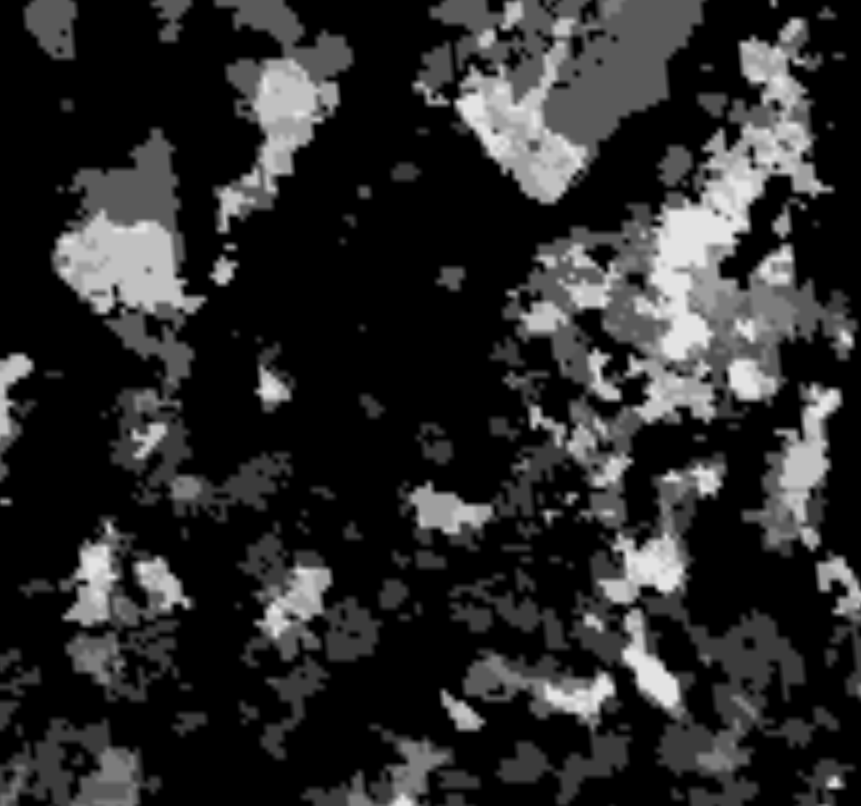
#> input picture data/sample/fire_history.tif, 1722 x 1611 px (shown at 1/2 size)
$ python -i layers_transparent.py   (imports and definitions only)
#> lines starting #> are read from the running program, lines starting #| are printed output that depends on the picture
### viz/aoi_3d_degradation/render.py
#!/usr/bin/env python3
"""Off-screen 3D flyover frames for the dam-site AOI degradation sequence (v4).

Scene: Copernicus DEM (NISAR-supplied, WGS84 ellipsoid heights, relative relief only)
as a textured StructuredGrid in a local km frame with a constant vertical
exaggeration (VEXAG). The texture carries, and only carries:

1. a hillshaded forest-green base (one colour, reads as intact peat forest; no land-cover classes);
2. PRE-EXISTING DEGRADED PEAT as of each year in one muted red, as observed by
   satellites (never inferred from canals): the whole box is peat (PeatGrids
   >= 50 cm) AND Landsat NBR < 0.45 in any composite strictly before the year,
   OR a FIRMS fire footprint in any earlier year, OR the radar-verified sinking
   zone from 2018 (Tay et al. 2025 ALOS-2 rate < VERIFIED_RATE_MMYR, cleaned by
   a binary opening and closing of about 5 cells, blobs under VERIFIED_MIN_CELLS
   dropped); opened with a 3-cell diamond. The red grows through the sequence
   and every flame lands on red (degraded before it burned) or on grey. The
   radar-verified subset is additionally outlined by a dashed cyan line mesh
   lifted above the terrain. A headline under the year gives the share of the
   year's fire that fell on pre-existing degraded peat;
3. black char where the ground burned in an earlier FIRMS year, darker for more
   fire years (build_char), accumulating through the sequence;
4. this year's FIRMS fire: the fine detection density is gated (no flame below
   FLAME_FLOOR_PER_KM2, full flame at FLAME_FULL_PER_KM2) and drives a separate
   translucent flame mesh, z = terrain + FLAME_H * alpha * flicker(tick), coloured
   yellow-orange-red, with a grey-blue smoke mesh above the cores drifting
   north-west; the coarse fused field is baked into the texture only as a low
   ground glow (GROUND_GLOW_STRENGTH);
5. OSM rivers in thin blue; dam sites as white spheres with a dark rim (no
   canals are drawn);
6. for the 2026 segment only, the Planet NICFI September 2026 mosaic replaces
   the green base (hillshade at half strength, red at alpha 0.40), reached by a
   12-frame dissolve from the green 2024 frame.

flicker is a seeded low-frequency noise field that crawls and oscillates 0.7 to
1.3 per frame (tick), so the flames rise, fall and move at 12 fps. From 2018 the
modelled lowering (Tay rate) is applied to z with a further SINK_EXAG (geometry
only, no tint).

Nothing in this scene is a hydrological gradient: the DEM cannot resolve the
peat-dome drainage direction (see memory note project_dem_peat_gradient_unusable).
The canal-proximity (inferred) degradation criterion is deliberately not drawn:
nothing on screen calls an inferred area verified.

Usage (v4 schedule, slide mode, all years, 7 processes):
  .venv/bin/python3 deliverables/aoi_3d_degradation/render.py --all --jobs 7 \
      --minimal --bg "#000000" --outdir deliverables/aoi_3d_degradation/frames_v4

One year of the schedule (moving frames, static hold frames with live flames, and
the 8 pre-roll frames at the previous year's last pose used for the crossfade):
  .venv/bin/python3 deliverables/aoi_3d_degradation/render.py --year 2015 --minimal \
      --bg "#000000" --outdir deliverables/aoi_3d_degradation/frames_v4

Legacy segment mode (any year, explicit camera range, HUD or slide):
  .venv/bin/python3 deliverables/aoi_3d_degradation/render.py --epoch 2015 \
      --t0 0.64 --t1 0.64 --frames 120 --minimal --bg "#000000" --outdir .../proof

Frames are written as YYYY_NNN.png; pre-roll frames as YYYY_pre_NN.png.
assemble.py turns a frames_v4 directory into the MP4.
"""

import argparse
import json
import math
import os
import subprocess
import sys
import time

import numpy as np
from PIL import Image, ImageDraw, ImageFont
from scipy import ndimage as ndi
from scipy.ndimage import gaussian_filter, map_coordinates

import pyvista as pv

pv.OFF_SCREEN = True

HERE = os.path.dirname(os.path.abspath(__file__))
# Inputs (DEM, NBR, canal, river, fire and lowering grids as .npy/.json, the
# Planet mosaic and the site/settlement lists) and the rendered frames live
# outside this repository. DATA_ROOT is the PeatGuard data root; the
# deliverable folder below it holds the prepared work-grid layers.
DATA_ROOT = os.environ.get("DATA_ROOT", os.path.abspath(os.path.join(HERE, "..", "..")))
DATA_DIR = os.path.join(DATA_ROOT, "deliverables", "aoi_3d_degradation")

# ----------------------------------------------------------------------------
# Constants (all on screen where they matter)
# ----------------------------------------------------------------------------
VEXAG = 40            # vertical exaggeration of the terrain (printed on screen)
SINK_EXAG = 25        # extra exaggeration of the modelled lowering on top of VEXAG
SINK_FROM_EPOCH = 2018
DECIMATE = 2          # grid decimation factor (1000 x 1050 -> 500 x 525)
WINDOW = (1920, 1080)
N_SETTLEMENT_LABELS = 7
BARE = os.environ.get('PG_BARE', '') == '1'   # land only: no sites, labels, north mark, legend or text
LABEL_NAMES = ["Pulang Pisau", "Kuala Kapuas", "Marabahan", "Dadahup",
               "Bina Jaya", "Manuntung", "Lamunti Baru"]
CAM_ELEV_DEG = 35.0
CAM_AZ0_DEG = -40.0
CAM_AZ1_DEG = 40.0
CAM_DIST_KM = 158.0
CAM_VIEW_ANGLE = 22.0   # narrower angle at a longer distance: less near-corner magnification
# pure screen-space shift of the projection (VTK window centre): lifts the box so
# its near corner fits above the bottom edge at the extreme azimuths
CAM_WINDOW_CENTER = (0.0, -0.28)

FIRE_SIGMA_KM = 2.0       # coarse Gaussian that fuses clusters into the ground glow (times a seeded 0.8 to 1.3 per year)
FIRE_SIGMA_FINE_KM = 0.6  # fine Gaussian that keeps detection clusters as distinct flames
FIRE_JITTER_M = 300.0     # seeded positional jitter per detection
FIRE_ALPHA_MAX = 0.85     # flame opacity at a saturated core
FLAME_FLOOR_PER_KM2 = 0.5  # fine density below which there is no flame at all
FLAME_FULL_PER_KM2 = 2.0   # fine density at which the flame has full height and opacity
FLAME_CORE_PER_KM2 = 4.0   # fine density at which the colour reaches the yellow core
FLAME_SINGLE_ALPHA = 0.45  # a lone detection still gets a small distinct flame (quiet years)
FLAME_SINGLE_SIGMA_KM = 0.25  # footprint of that lone-detection flame
FIRE_CORE_PER_KM2 = 3.0   # coarse density that saturates the ground glow
FIRE_FLOOR_PER_KM2 = 0.3  # coarse density below which the ground glow is not drawn
GROUND_GLOW_STRENGTH = 0.25   # the coarse fused field is baked into the texture at a quarter alpha
FIRE_TEXTURE_STRENGTH = 0.5   # the flame field is baked at half strength as that year's ground mark
FLAME_H = 0.60            # flame height in km of the x40 frame at full alpha and flicker 1.0
FLAME_LIFT = 0.05         # constant lift of the fire mesh above the terrain (no z-fighting)
FLAME_MIN_ALPHA = 0.05    # fire mesh is blanked (NaN) where the flame alpha is below this
FLICKER_SIGMA = 3.0       # cells of the work grid
FLICKER_PERIOD = 9        # ticks per oscillation cycle (0.75 s at 12 fps)
FLICKER_DRIFT = (0.8, 1.4)  # cells per tick the noise field crawls (rows, cols)
SMOKE_H = 0.9             # km above the flame base
SMOKE_STRENGTH = 0.35     # smoke alpha = flame alpha times this
SMOKE_DRIFT = 2           # cells per tick the plume drifts north-west
SMOKE_PUFF_SPACING = 4    # cells between puffs along the plume
SMOKE_PUFFS = 8           # puffs per plume (plume length = spacing x puffs cells)
SMOKE_DECAY_CELLS = 18.0  # e-folding length of the puff weight
SITE_LIFT_KM = 0.04
SITE_RADIUS_KM = 0.55
SITE_RIM_KM = 0.15        # the dark rim is a slightly larger back-face-only sphere

VERIFIED_RATE_MMYR = -5.0   # Tay rate below this (sinking) counts as radar-verified degradation
VERIFIED_CLEAN_CELLS = 2    # binary opening and closing with a diamond of this radius (about 5 cells)
VERIFIED_MIN_CELLS = 40     # blobs smaller than this are dropped
DEGRADED_ALPHA = 0.55
DEGRADED_NBR = 0.45          # Landsat NBR below this = vegetation loss in that epoch
DEGRADED_MIN_EPOCHS = 2      # epochs with vegetation loss needed (of the 11 valid composites 1990 to 2025)
DEGRADED_OPEN_CELLS = 1      # binary opening with a diamond of this radius (3 cells across): zones, not speckle
LANDSAT_EPOCHS = [1990, 1995, 2000, 2005, 2010, 2015, 2020, 2022, 2023, 2024, 2025]
OUTLINE_LIFT_KM = 0.08
OUTLINE_DASH_KM = (0.5, 0.3)   # on, off along the line
OUTLINE_WIDTH_PX = 3

ATTRIBUTION = ("Terrain: Copernicus DEM. Degraded peat: Tay et al. 2025 radar sinking, "
               "Landsat burn scar. Fires: NASA FIRMS. PeatGuard")


def hex_rgb(h):
    h = h.lstrip("#")
    return np.array([int(h[i:i + 2], 16) for i in (0, 2, 4)], dtype=np.float32)


# Palette (v4). Fire is the only hot colour on the map; char is black.
PALETTE = {
    "base": hex_rgb("#2f6b45"),       # intact peat forest green; hillshaded to about #244f35 to #3f8458
    "degraded": hex_rgb("#b3261e"),   # degraded peat (verified radar sinking or Landsat burn scar)
    "water": hex_rgb("#3f7fbf"),      # OSM rivers (darker, wider than the canals)
    "char": hex_rgb("#000000"),       # burned in an earlier year
    "fire_core": hex_rgb("#ffe066"),
    "fire_mid": hex_rgb("#ff8c1a"),
    "fire_edge": hex_rgb("#d7301f"),
    "smoke": hex_rgb("#8e9bb0"),
    "verified": "#9fe8ff",            # dashed outline of the radar-verified zone
    "site": "#ffffff",
    "site_rim": "#101418",
}
CHAR_ALPHA1 = 0.15        # black alpha after one earlier fire year
CHAR_ALPHA_MAX = 0.75     # black alpha at CHAR_FULL_YEARS or more fire years
CHAR_FULL_YEARS = 8       # the box has cells with up to 14 FIRMS fire years; 15 percent burned once
RIVER_BLEND = 0.85

LEGEND_PANEL = (10, 14, 20, 184)   # rgba 10,14,20 at 0.72
LEGEND_RADIUS = 10
# the MP4 sits at about half the width of a PowerPoint slide, so the type is
# larger than a full-screen HUD would need
YEAR_PX = 110
LEGEND_LABEL_PX = 26
LEGEND_TITLE_PX = 20
LEGEND_LABEL_MAX_W = 640
EXAG_PX = 24
HEADLINE_PX = 40

FONT_REG = None
FONT_BOLD = None


def _font_paths():
    import matplotlib.font_manager as fm
    return fm.findfont("DejaVu Sans"), fm.findfont("DejaVu Sans:bold")


# [5 lines left out: function font, not called in this run]


# ----------------------------------------------------------------------------
# Schedule (v4): years, frames per year, holds, camera chaining, flicker ticks
# ----------------------------------------------------------------------------
FPS = 12
XFADE_FRAMES = 8
XFADE_IMAGERY_FRAMES = 12   # the green 2024 frame dissolves into the imagery 2026 frame over 12
IMAGERY_EPOCH = 2026
IMAGERY_NPY = "planet_nicfi_2026_09"   # Planet NICFI monthly mosaic, Sep 2026, on the work grid
IMAGERY_SHADE = 0.5         # hillshade at half strength on the imagery
IMAGERY_DEGRADED_ALPHA = 0.40
EASE_LINEAR = 0.25          # azimuth easing: this much linear plus the rest smoothstep (see ease)

# Specs. frames: output frames of each year (the camera never stops: a year's
# "hold" is only its data layer persisting while the orbit continues). The last
# xfade_into(next) frames of a year are dissolved with the next year rendered at
# the same global frame indices. prefix: frames before the first year (act 1 of
# the two-act cut). The camera is one function of the global frame index over
# prefix + sum(frames) frames.
SPECS = {
    "v4": {
        "years": [1990, 1995, 2000] + list(range(2001, 2025)) + [2026],
        "frames": lambda y: 36 if y in (1990, 1995, 2000) else (60 if y == 2026 else 26),
        "xfade": lambda nxt: XFADE_IMAGERY_FRAMES if nxt == IMAGERY_EPOCH else XFADE_FRAMES,
        "prefix": 0,
    },
    "twoact": {
        "years": list(range(2006, 2025)) + [2026],
        "frames": lambda y: 51 if y == 2026 else (21 if y == 2024 else (23 if y in (2015, 2019) else 13)),
        "xfade": lambda nxt: XFADE_IMAGERY_FRAMES if nxt == IMAGERY_EPOCH else 4,
        "prefix": 85,
    },
}
SPEC_NAME = "v4"
YEARS = SPECS["v4"]["years"]


# [4 lines left out: function set_spec, not called in this run]


def xfade_frames_for(next_year):
    """Crossfade length into a year (frames of the dissolve)."""
    return SPECS[SPEC_NAME]["xfade"](next_year)


def total_frames():
    sp = SPECS[SPEC_NAME]
    return sp["prefix"] + sum(sp["frames"](y) for y in sp["years"])


# [13 lines left out: function schedule, not called in this run]


# ----------------------------------------------------------------------------
# Grid and geometry
# ----------------------------------------------------------------------------
def load_grid_meta():
    with open(os.path.join(DATA_DIR, "dem.json")) as f:
        m = json.load(f)
    return m["shape"], m["lon0"], m["lat0"], m["step"]


SHAPE, LON0, LAT0, STEP = load_grid_meta()
NROW, NCOL = SHAPE
LON_C = LON0 + STEP * NCOL / 2.0
LAT_C = LAT0 - STEP * NROW / 2.0
KM_PER_DEG_LAT = 110.57
KM_PER_DEG_LON = 111.32 * math.cos(math.radians(LAT_C))
CELL_KM = STEP * KM_PER_DEG_LAT


# [16 lines left out: functions lonlat_to_km, lonlat_to_rowcol, rowcol_to_lonlat, not called in this run]


def load_npy(name):
    return np.load(os.path.join(DATA_DIR, name + ".npy"))


# [43 lines left out: functions build_z_full, work_xy, build_surface, not called in this run]


# ----------------------------------------------------------------------------
# Degraded peat: radar-verified sinking zone and Landsat-observed burn scar
# ----------------------------------------------------------------------------
_MASK_CACHE = {}


# [84 lines left out: functions verified_sinking_mask, observed_scar_mask, vegetation_loss_mask, burned_before_mask, degraded_mask, not called in this run]


RECURRENCE_JSON = os.path.join(DATA_ROOT, "deliverables", "degraded_peat_fire_recurrence", "fire_on_preexisting_degraded.json")


# [78 lines left out: functions fire_on_degraded_fraction, mask_contours, dashed_line_mesh, fire_footprint, not called in this run]


_CHAR_CACHE = {}


# [183 lines left out: functions build_char, fire_ramp, load_fires, build_fire_glow, build_texture, imagery_rgb and 1 more, not called in this run]


# ----------------------------------------------------------------------------
# Overlays
# ----------------------------------------------------------------------------
def load_sites():
    with open(os.path.join(DATA_DIR, "sites.json")) as f:
        return json.load(f)


# [27 lines left out: functions load_settlements, points_mesh, shift2d, not called in this run]


class FireAnimator:
    """Owns the flame and smoke StructuredGrids and rewrites their points and
    rgba scalars for a given tick. Geometry: the work grid (decimated) with
    z = terrain + FLAME_LIFT + FLAME_H * (alpha / FIRE_ALPHA_MAX) * flicker(tick);
    points with alpha below FLAME_MIN_ALPHA get z = NaN (blanked). The flicker
    field is a seeded noise (sigma FLICKER_SIGMA cells) that drifts FLICKER_DRIFT
    cells per tick and swings between two independent fields with period
    FLICKER_PERIOD, clipped to 0.7 to 1.3; it also drives opacity and colour so
    the shimmer reads at 1080p. The same seed and tick drive every year, so the
    crossfade frames of two years share one flicker state."""

    # [15 lines left out: function __init__, not called in this run]

    def _noise(self, rng):
        n = gaussian_filter(rng.standard_normal((self.nr, self.nc)).astype(np.float32), sigma=FLICKER_SIGMA)
        return (n / max(float(n.std()), 1e-6)).astype(np.float32)

    # [79 lines left out: functions flicker, smoke_alpha, _rgba_f, update, ease, camera and 1 more, not called in this run]


def camera_azimuth_deg(g):
    return CAM_AZ0_DEG + (CAM_AZ1_DEG - CAM_AZ0_DEG) * camera_t_at(g)


# [31 lines left out: functions check_azimuth_steps, set_camera, draw_text, not called in this run]


def _over(base, tint, alpha):
    return tuple(int(round(b * (1 - alpha) + t * alpha)) for b, t in zip(base, tint))


# [197 lines left out: functions legend_rows, draw_swatch, draw_legend, wrap_text, hud_alpha_for, compose_minimal and 3 more, not called in this run]


# ----------------------------------------------------------------------------
# Scene
# ----------------------------------------------------------------------------
BG_OVERRIDE = ""


# [84 lines left out: functions build_scene, render_frame, not called in this run]


def render_global_frame(pl, anim, g):
    """One frame at global output index g: camera and flicker both from g."""
    return render_frame(pl, anim, camera_t_at(g), g)


# [49 lines left out: functions compose, render_year, not called in this run]


def raw_path(path):
    return path[:-4] + ".raw.png" if path.endswith(".png") else path + ".raw.png"


# [82 lines left out: functions render_segment, run_all, main, not called in this run]


# [2 lines that do not run on import are left out]

### viz/aoi_3d_degradation/layers_transparent.py
#!/usr/bin/env python3
"""Separable transparent layers of the two-act cut for PowerPoint.

Four aligned render passes on the two-act schedule (render.SPECS["twoact"],
411 frames, 34.25 s, the same global camera function, lighting and frame count),
each with a transparent background (RGBA), so they stack pixel for pixel:

  land  base terrain only: green hillshade, rivers, the NICFI imagery in the
        2026 segment; no red, no char, no fire
  peat  the same terrain mesh textured with an RGBA texture whose alpha is the
        red pre-existing degraded layer plus the black char (alpha 0 elsewhere),
        so only the red and char float in 3D at the right place
  fire  only the flame and smoke meshes
  all   the full composite (land + peat + fire baked as in the cut)

Nothing but geometry: no dam sites, labels, north mark, legend, text or year,
and no cyan outline, so all = land over peat over fire exactly. Year dissolves
are premultiplied RGBA blends of the two years rendered at the same global
frame. Each pass is encoded twice at 12 fps with alpha: ProRes 4444
(<pass>_prores4444.mov, PowerPoint on Mac) and HEVC with alpha
(<pass>_hevc_alpha.mov, hvc1, PowerPoint 365 on Mac and Windows 10 and later),
plus the last 2026 frame as a transparent PNG (<pass>_2026_last.png).

Usage (from the repo root):
  .venv/bin/python3 deliverables/aoi_3d_degradation/layers_transparent.py --test   # 2 s check
  .venv/bin/python3 deliverables/aoi_3d_degradation/layers_transparent.py          # full set
Internal: --job act1 | --job <year> renders one job into --outdir.
"""

import argparse
import json
import os
import shutil
import subprocess
import sys
import time

import numpy as np
from PIL import Image

HERE = os.path.dirname(os.path.abspath(__file__))
sys.path.insert(0, HERE)
import render as R  # noqa: E402
import cut_two_act as C  # noqa: E402
import pyvista as pv  # noqa: E402

FFMPEG = os.environ.get("FFMPEG", shutil.which("ffmpeg") or "ffmpeg")
PASSES = ["land", "peat", "fire", "all"]
# [1 line that did not run here, left out]


# ----------------------------------------------------------------------------
# textures and scenes per pass
# ----------------------------------------------------------------------------
# [18 lines left out: functions land_texture, peat_rgba, not called in this run]


def all_texture(year, fire, red_field=None, with_char=True):
    return R.build_texture(year, fire, red_field=red_field, with_char=with_char)


TERRAIN_KW = dict(smooth_shading=True, show_edges=False, ambient=0.50, diffuse=0.62, specular=0.03,
                  specular_power=12, name="terrain")


# [10 lines left out: function new_plotter, not called in this run]


class PassScene:
    """One pass of one year: plotter, terrain grid, optional fire animator."""

    # [30 lines left out: functions __init__, set_texture, frame, not called in this run]

    def close(self):
        self.pl.close()


def save_rgba(img, path):
    Image.fromarray(np.ascontiguousarray(img), "RGBA").save(path, compress_level=3)


# ----------------------------------------------------------------------------
# jobs
# ----------------------------------------------------------------------------
# [151 lines left out: functions job_year, job_act1, run_jobs, blend_rgba, build_list, encode, not called in this run]


def alpha_check(path):
    """Report the alpha statistics of a frame and write a checkerboard composite
    beside it (<name>_check.png) for a visual confirmation."""
#> called with path = '../../data/sample/fire_history.tif'
    a = np.asarray(Image.open(path).convert("RGBA"))
    al = a[..., 3]
#> al: shape (1611, 1722); every value is 255
    stats = {"transparent": float((al == 0).mean()), "partial": float(((al > 0) & (al < 255)).mean()),
             "opaque": float((al == 255).mean())}
#> stats = {'transparent': 0, 'partial': 0, 'opaque': 1}
    H, W = al.shape
#> H = 1611; W = 1722
    chk = ((np.indices((H, W)).sum(0) // 40) % 2) * 70 + 110
    bg = Image.fromarray(np.stack([chk] * 3, -1).astype(np.uint8)).convert("RGBA")
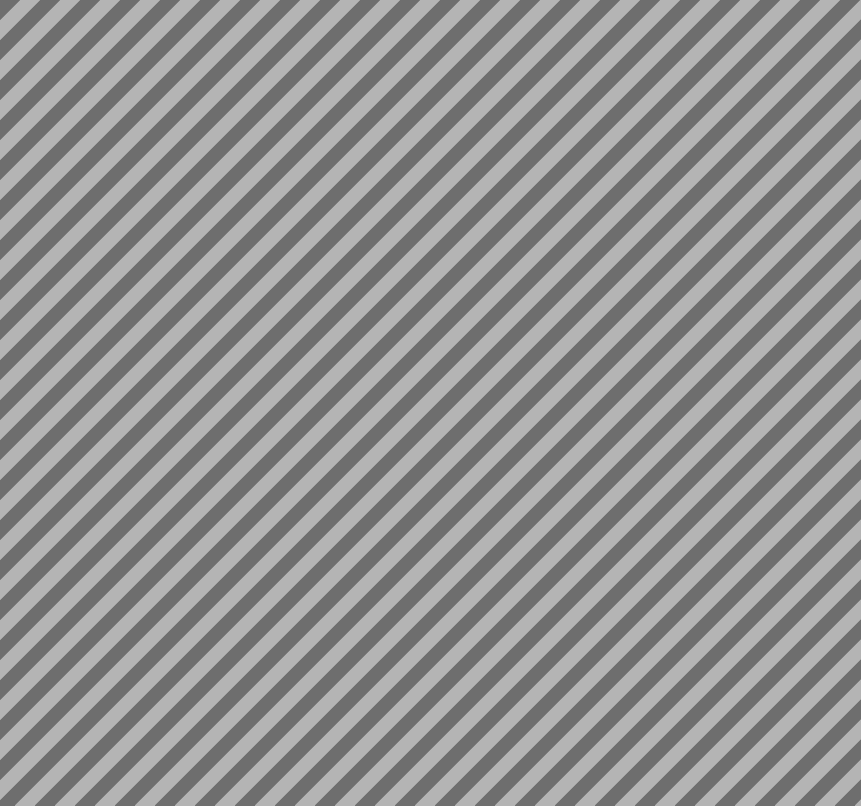
#> bg: PIL image 1722x1611 RGBA (shown at 1/2 size); mean R, G, B, A 145, 145, 145, 255
    Image.alpha_composite(bg, Image.fromarray(a, "RGBA")).convert("RGB").save(path[:-4] + "_check.png")
    return stats


# [63 lines left out: function main, not called in this run]


# [2 lines not run here, left out]

>>> result = alpha_check('../../data/sample/fire_history.tif')
#> result = {'transparent': 0, 'partial': 0, 'opaque': 1}
